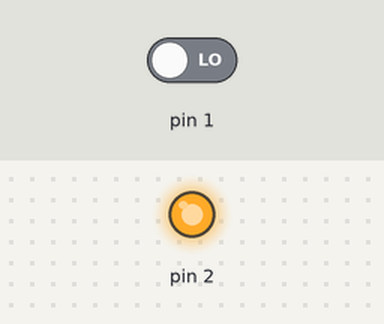
A sketch run on a simulated Arduino Uno, built with avr-gcc and run on an emulated ATmega328P. Shown: output pins drawn as LEDs (lit = HIGH). The inputs (shaded band) are chosen by the test bench; at power-on: pin 1 LOW.

Above: at 0.1 s.
Timing chart, 0 to 1.6 s (numbered marks = the images above):
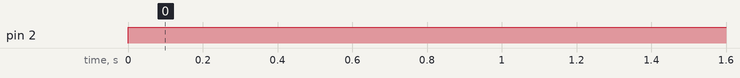

The sketch:

kary.ino
```cpp
void setup() {
  // put your setup code here, to run once:

pinMode(1,INPUT);
pinMode(2,OUTPUT);
}

void loop() {
  // put your main code here, to run repeatedly:
if (digitalRead(1)==HIGH){
  digitalWrite(2,HIGH);
  delay(500);
  digitalWrite(1,LOW);
  delay(500);
}
else {

  digitalWrite(2,HIGH);
  delay(1000);
  digitalWrite(1,LOW);
  delay(1000);

}
}
```

Measured:
- by itself, pin 2: LOW → HIGH at 0.00 s
